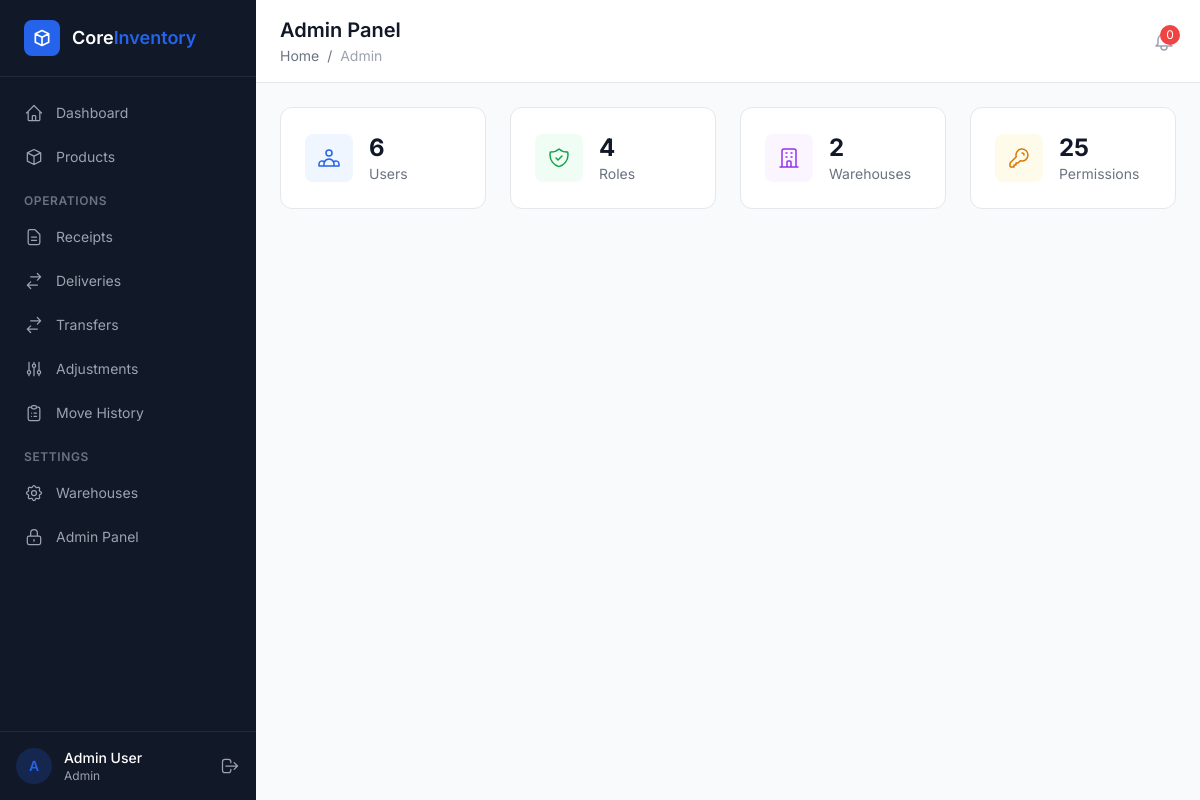
Screenshot of /admin-panel/ (signed in) with the database file from the repository.
### apps/accounts/models.py (models this page shows, shortened)
class CustomUser(AbstractUser):
    username = None  # Remove username field
    email = models.EmailField('email address', unique=True)
    full_name = models.CharField(max_length=255, blank=True)
    phone = models.CharField(max_length=20, blank=True)
    avatar = models.ImageField(upload_to='avatars/', blank=True, null=True)
    role = models.ForeignKey(
        'access.Role',
        on_delete=models.SET_NULL,
        null=True,
        blank=True,
        related_name='users',
    )
    warehouse = models.ForeignKey(
        'warehouses.Warehouse',
        on_delete=models.SET_NULL,
        null=True,
        blank=True,
        related_name='users',
        help_text='Restricts user to one warehouse',
    )
    USERNAME_FIELD = 'email'
    REQUIRED_FIELDS = ['full_name']
    class Meta:
        verbose_name = 'User'
        verbose_name_plural = 'Users'
        ordering = ['-date_joined']

### apps/access/models.py (models this page shows, shortened)
class Role(models.Model):
    name = models.CharField(max_length=100, unique=True)
    description = models.TextField(blank=True)
    is_system_role = models.BooleanField(
        default=False,
        help_text='System roles cannot be deleted.',
    )
    created_at = models.DateTimeField(auto_now_add=True)
    class Meta:
        ordering = ['name']

### apps/access/views.py (the view)
# urls.py: path('', views.admin_dashboard, name='dashboard'),
@login_required
def admin_dashboard(request):
    return render(request, 'admin_panel/dashboard.html', {
        'user_count': CustomUser.objects.count(),
        'role_count': Role.objects.count(),
        'warehouse_count': Warehouse.objects.count(),
        'permission_count': Permission.objects.count(),
    })

### apps/access/templatetags/access_tags.py (called while the page is built)
@register.simple_tag
def has_permission(user, codename):
    return has_user_permission(user, codename)

### templates/admin_panel/dashboard.html (shortened to what this page needs)
{% extends "base.html" %}
{% block page_title %}Admin Panel{% endblock %}
{% block breadcrumb %}<a href="/dashboard/" class="hover:text-primary">Home</a> <span class="mx-1">/</span> <span class="text-gray-400">Admin</span>{% endblock %}
{% block content %}
<div class="grid grid-cols-1 md:grid-cols-2 lg:grid-cols-4 gap-6 mb-8">
    <a href="{% url 'access:user-list' %}" class="group bg-white rounded-xl border border-gray-200 p-6 hover:shadow-md transition-all">
        <div class="flex items-center gap-4"><div class="w-12 h-12 bg-blue-50 rounded-lg flex items-center justify-center"></div>
        <div><p class="text-2xl font-bold text-gray-900">{{ user_count }}</p><p class="text-sm text-gray-500">Users</p></div></div>
    </a>
    <a href="{% url 'access:role-list' %}" class="group bg-white rounded-xl border border-gray-200 p-6 hover:shadow-md transition-all">
        <div class="flex items-center gap-4"><div class="w-12 h-12 bg-green-50 rounded-lg flex items-center justify-center"></div>
        <div><p class="text-2xl font-bold text-gray-900">{{ role_count }}</p><p class="text-sm text-gray-500">Roles</p></div></div>
    </a>
    <a href="{% url 'access:warehouse-list' %}" class="group bg-white rounded-xl border border-gray-200 p-6 hover:shadow-md transition-all">
        <div class="flex items-center gap-4"><div class="w-12 h-12 bg-purple-50 rounded-lg flex items-center justify-center"><svg class="w-6 h-6 text-purple-600" fill="none" stroke="currentColor" viewBox="0 0 24 24"><path stroke-linecap="round" stroke-linejoin="round" stroke-width="1.5" d="M19 21V5a2 2 0 00-2-2H7a2 2 0 00-2 2v16m14 0h2m-2 0h-5m-9 0H3m2 0h5M9 7h1m-1 4h1m4-4h1m-1 4h1m-5 10v-5a1 1 0 011-1h2a1 1 0 011 1v5m-4 0h4"/></svg></div>
        <div><p class="text-2xl font-bold text-gray-900">{{ warehouse_count }}</p><p class="text-sm text-gray-500">Warehouses</p></div></div>
    </a>
    <div class="bg-white rounded-xl border border-gray-200 p-6">
        <div class="flex items-center gap-4"><div class="w-12 h-12 bg-amber-50 rounded-lg flex items-center justify-center"><svg class="w-6 h-6 text-amber-600" fill="none" stroke="currentColor" viewBox="0 0 24 24"><path stroke-linecap="round" stroke-linejoin="round" stroke-width="1.5" d="M15 7a2 2 0 012 2m4 0a6 6 0 01-7.743 5.743L11 17H9v2H7v2H4a1 1 0 01-1-1v-2.586a1 1 0 01.293-.707l5.964-5.964A6 6 0 1121 9z"/></svg></div>
        <div><p class="text-2xl font-bold text-gray-900">{{ permission_count }}</p><p class="text-sm text-gray-500">Permissions</p></div></div>
    </div>
</div>
{% endblock %}

### templates/base.html (shortened to what this page needs)
<!DOCTYPE html>
<html lang="en">
<head>
    <script src="https://cdn.tailwindcss.com"></script>
</head>
<body class="bg-content-bg min-h-screen">
    {% if user.is_authenticated %}
    <div class="flex min-h-screen">
        <aside class="w-64 bg-sidebar-bg text-sidebar-text flex flex-col fixed h-full z-30" x-data="{ open: true }">
            <div class="flex items-center gap-3 px-6 py-5 border-b border-gray-700/50">
                <div class="w-9 h-9 bg-primary rounded-lg flex items-center justify-center">
                    <svg class="w-5 h-5 text-white" fill="none" stroke="currentColor" viewBox="0 0 24 24">
                        <path stroke-linecap="round" stroke-linejoin="round" stroke-width="2" d="M20 7l-8-4-8 4m16 0l-8 4m8-4v10l-8 4m0-10L4 7m8 4v10M4 7v10l8 4"/>
                    </svg>
                </div>
                <div>
                    <span class="text-white font-semibold text-lg">Core</span><span class="text-primary font-semibold text-lg">Inventory</span>
                </div>
            </div>
            <nav class="flex-1 px-3 py-4 space-y-1 overflow-y-auto">
                <a href="/dashboard/" class="sidebar-link flex items-center gap-3 px-3 py-2.5 rounded-lg text-sm {% if request.path == '/dashboard/' %}active text-white{% endif %}">
                    <svg class="w-5 h-5" fill="none" stroke="currentColor" viewBox="0 0 24 24"><path stroke-linecap="round" stroke-linejoin="round" stroke-width="1.5" d="M3 12l2-2m0 0l7-7 7 7M5 10v10a1 1 0 001 1h3m10-11l2 2m-2-2v10a1 1 0 01-1 1h-3m-6 0a1 1 0 001-1v-4a1 1 0 011-1h2a1 1 0 011 1v4a1 1 0 001 1m-6 0h6"/></svg>
                    Dashboard
                </a>
                <a href="/products/" class="sidebar-link flex items-center gap-3 px-3 py-2.5 rounded-lg text-sm {% if '/products/' in request.path %}active text-white{% endif %}">
                    <svg class="w-5 h-5" fill="none" stroke="currentColor" viewBox="0 0 24 24"><path stroke-linecap="round" stroke-linejoin="round" stroke-width="1.5" d="M20 7l-8-4-8 4m16 0l-8 4m8-4v10l-8 4m0-10L4 7m8 4v10M4 7v10l8 4"/></svg>
                    Products
                </a>
                <div class="pt-3 pb-1 px-3">
                    <p class="text-xs font-semibold uppercase tracking-wider text-gray-500">Operations</p>
                </div>
                <a href="/receipts/" class="sidebar-link flex items-center gap-3 px-3 py-2.5 rounded-lg text-sm {% if '/receipts/' in request.path %}active text-white{% endif %}">
                    <svg class="w-5 h-5" fill="none" stroke="currentColor" viewBox="0 0 24 24"><path stroke-linecap="round" stroke-linejoin="round" stroke-width="1.5" d="M9 12h6m-6 4h6m2 5H7a2 2 0 01-2-2V5a2 2 0 012-2h5.586a1 1 0 01.707.293l5.414 5.414a1 1 0 01.293.707V19a2 2 0 01-2 2z"/></svg>
                    Receipts
                </a>
                <a href="/deliveries/" class="sidebar-link flex items-center gap-3 px-3 py-2.5 rounded-lg text-sm {% if '/deliveries/' in request.path %}active text-white{% endif %}">
                    <svg class="w-5 h-5" fill="none" stroke="currentColor" viewBox="0 0 24 24"><path stroke-linecap="round" stroke-linejoin="round" stroke-width="1.5" d="M8 7h12m0 0l-4-4m4 4l-4 4m0 6H4m0 0l4 4m-4-4l4-4"/></svg>
                    Deliveries
                </a>
                <a href="/transfers/" class="sidebar-link flex items-center gap-3 px-3 py-2.5 rounded-lg text-sm {% if '/transfers/' in request.path %}active text-white{% endif %}">
                    <svg class="w-5 h-5" fill="none" stroke="currentColor" viewBox="0 0 24 24"><path stroke-linecap="round" stroke-linejoin="round" stroke-width="1.5" d="M8 7h12m0 0l-4-4m4 4l-4 4m0 6H4m0 0l4 4m-4-4l4-4"/></svg>
                    Transfers
                </a>
                <a href="/adjustments/" class="sidebar-link flex items-center gap-3 px-3 py-2.5 rounded-lg text-sm {% if '/adjustments/' in request.path %}active text-white{% endif %}">
                    <svg class="w-5 h-5" fill="none" stroke="currentColor" viewBox="0 0 24 24"><path stroke-linecap="round" stroke-linejoin="round" stroke-width="1.5" d="M12 6V4m0 2a2 2 0 100 4m0-4a2 2 0 110 4m-6 8a2 2 0 100-4m0 4a2 2 0 110-4m0 4v2m0-6V4m6 6v10m6-2a2 2 0 100-4m0 4a2 2 0 110-4m0 4v2m0-6V4"/></svg>
                    Adjustments
                </a>
                <a href="/ledger/" class="sidebar-link flex items-center gap-3 px-3 py-2.5 rounded-lg text-sm {% if '/ledger/' in request.path %}active text-white{% endif %}">
                    <svg class="w-5 h-5" fill="none" stroke="currentColor" viewBox="0 0 24 24"><path stroke-linecap="round" stroke-linejoin="round" stroke-width="1.5" d="M9 5H7a2 2 0 00-2 2v12a2 2 0 002 2h10a2 2 0 002-2V7a2 2 0 00-2-2h-2M9 5a2 2 0 002 2h2a2 2 0 002-2M9 5a2 2 0 012-2h2a2 2 0 012 2m-3 7h3m-3 4h3m-6-4h.01M9 16h.01"/></svg>
                    Move History
                </a>
                {% load access_tags %}
                {% has_permission request.user 'can_manage_warehouses' as can_settings %}
                {% if can_settings %}
                <div class="pt-3 pb-1 px-3">
                    <p class="text-xs font-semibold uppercase tracking-wider text-gray-500">Settings</p>
                </div>
                <a href="/settings/warehouses/" class="sidebar-link flex items-center gap-3 px-3 py-2.5 rounded-lg text-sm">
                    Warehouses
                </a>
                {% endif %}
                {% has_permission request.user 'can_access_admin_panel' as can_admin %}
                {% if can_admin or request.user.is_superuser %}
                <a href="/admin-panel/" class="sidebar-link flex items-center gap-3 px-3 py-2.5 rounded-lg text-sm">
                    <svg class="w-5 h-5" fill="none" stroke="currentColor" viewBox="0 0 24 24"><path stroke-linecap="round" stroke-linejoin="round" stroke-width="1.5" d="M12 15v2m-6 4h12a2 2 0 002-2v-6a2 2 0 00-2-2H6a2 2 0 00-2 2v6a2 2 0 002 2zm10-10V7a4 4 0 00-8 0v4h8z"/></svg>
                    Admin Panel
                </a>
                {% endif %}
            </nav>
            <div class="px-4 py-4 border-t border-gray-700/50">
                <div class="flex items-center gap-3">
                    <div class="w-9 h-9 bg-primary/20 rounded-full flex items-center justify-center">
                        <span class="text-primary text-sm font-semibold">{{ user.full_name|make_list|first|default:"U" }}</span>
                    </div>
                    <div class="flex-1 min-w-0">
                        <p class="text-sm font-medium text-white truncate">{{ user.full_name|default:user.email }}</p>
                        <p class="text-xs text-gray-400 truncate">{{ user.role.name|default:"No Role" }}</p>
                    </div>
                    <a href="/accounts/logout/" class="text-gray-400 hover:text-white transition-colors" title="Logout">
                        <svg class="w-5 h-5" fill="none" stroke="currentColor" viewBox="0 0 24 24"><path stroke-linecap="round" stroke-linejoin="round" stroke-width="1.5" d="M17 16l4-4m0 0l-4-4m4 4H7m6 4v1a3 3 0 01-3 3H6a3 3 0 01-3-3V7a3 3 0 013-3h4a3 3 0 013 3v1"/></svg>
                    </a>
                </div>
            </div>
        </aside>
        <main class="flex-1 ml-64">
            <header class="bg-white border-b border-gray-200 sticky top-0 z-20">
                <div class="flex items-center justify-between px-6 py-4">
                    <div>
                        <h1 class="text-xl font-semibold text-gray-900">{% block page_title %}Dashboard{% endblock %}</h1>
                        <nav class="text-sm text-gray-500 mt-0.5">
                            {% block breadcrumb %}<a href="/dashboard/" class="hover:text-primary">Home</a>{% endblock %}
                        </nav>
                    </div>
                    <div class="flex items-center gap-4">
                        <button class="relative text-gray-400 hover:text-gray-600 transition-colors" title="Notifications">
                            <span id="notif-badge" class="absolute -top-1 -right-1 w-5 h-5 bg-red-500 text-white text-xs rounded-full flex items-center justify-center"
                                  hx-get="/alerts/count/" hx-trigger="every 30s" hx-target="#notif-badge" hx-swap="outerHTML">
                                0
                            </span>
                        </button>
                    </div>
                </div>
            </header>
            <div class="p-6">
                {% block content %}{% endblock %}
            </div>
        </main>
    </div>
    {% else %}
    <div class="min-h-screen flex items-center justify-center bg-gradient-to-br from-gray-900 via-gray-800 to-gray-900">
        {% block auth_content %}{% endblock %}
    </div>
    {% endif %}
</body>
</html>

### templates/base.html (style rules this page uses)
:root { --primary: #2563EB; --success: #16A34A; --warning: #D97706; --danger: #DC2626; --info: #0891B2; --sidebar-bg: #111827; --sidebar-text: #9CA3AF; --sidebar-active: #1F2937; --content-bg: #F9FAFB; --card-bg: #FFFFFF; --border: #E5E7EB; }
body { font-family: 'Inter', system-ui, sans-serif; }
.sidebar-link { transition: all 0.15s ease; }

### rows the page displays
CustomUser: full_name|make_list "A", full_name "Admin User", role.name "Admin"

### other values shown
{{ user_count }} "6"
{{ role_count }} "4"
{{ warehouse_count }} "2"
{{ permission_count }} "25"
